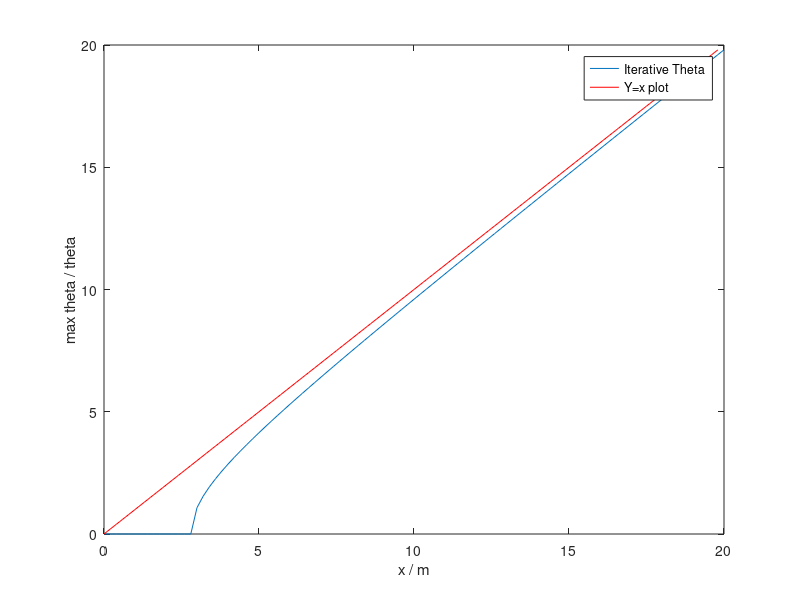

This chart was generated by the following MATLAB code:
function best_iterative = conversion_iterative(~)
    d = 5.6;
    x = linspace(0,20,101);
    for i = 1:length(x)
        best_iterative(i) = fminsearch(@(y) (atan((x(i)-d/2)/y) - atan((x(i)+d/2)/y)), 0);
    end
    x1 = [0:0.1:best_iterative(101)];
    y1 = x1;
    plot(x,best_iterative,x1,y1, 'r');
    xlabel('x / m')
    ylabel('max theta / theta')
    legend('Iterative Theta', 'Y=x plot')
end
